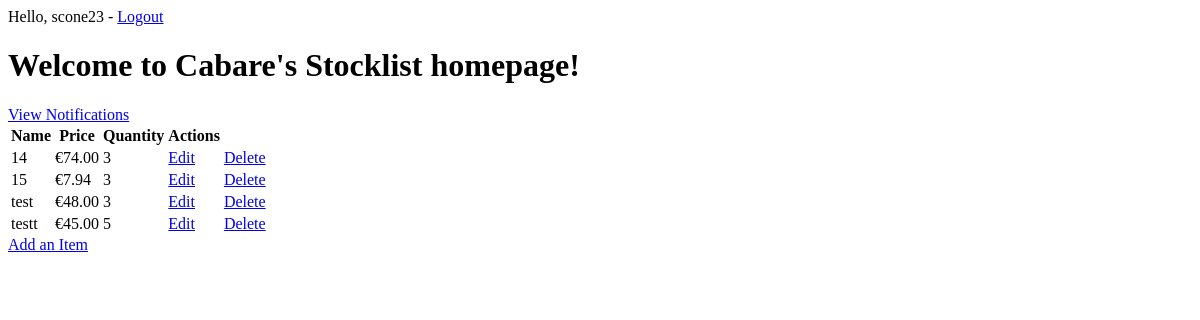
The page / (signed in) on the database as committed earlier.
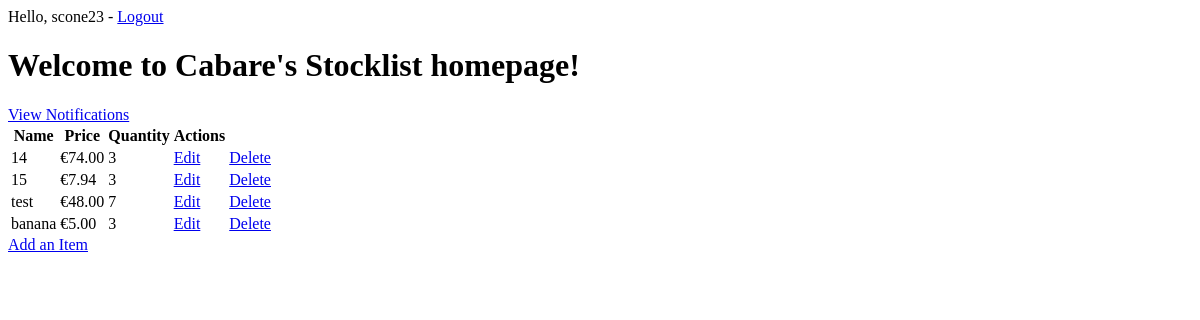
The same page on the database as committed later.
### stocklist/models.py (models this page shows, shortened)
class Item(models.Model):
    name = models.CharField(max_length=200, null=False, blank=False, unique=True)
    description = models.TextField(null=True, blank=True)
    price = models.DecimalField(max_digits=10, decimal_places=2, null=False, blank=False, validators=[MinValueValidator(0.01)])
    quantity = models.PositiveIntegerField(default=0)
    reorder_level = models.PositiveIntegerField(default=0)  # Add reorder_level field to Item model
    status = models.BooleanField(default=True)  # Add status field (True for active, False for inactive)
    reorder_threshold = models.PositiveIntegerField(default=5, validators=[MinValueValidator(1)])

### stocklist/views.py (the view)
# urls.py: 2. Add a URL to urlpatterns:  path('', views.home, name='home')
@login_required
def home(request):
    items = Item.objects.all()
    welcome_message = "Welcome to Cabare's Stocklist homepage!"
    user = request.user
    context = {
        'welcome_message': welcome_message,
        'items': items,
        'user': user
    }
    return render(request, 'home.html', context)

### stocklist/templates/home.html (shortened to what this page needs)
<!DOCTYPE html>
<html>
<head>
</head>
<body>
  <div>
    Hello, {{ user.username }} - <a href="{% url 'logout' %}">Logout</a>
  </div>
  <h1>{{ welcome_message }}</h1>
  {% if user.is_staff %}
  <a href="{% url 'notifications' %}">View Notifications</a>
  {% endif %}
  {% if items %}
  <table>
    <thead>
      <tr>
        <th>Name</th>
        <th>Price</th>
        <th>Quantity</th>
        {% if user.is_staff %}
        <th>Actions</th>
        {% endif %}
      </tr>
    </thead>
    <tbody>
      {% for item in items %}
      <tr>
        <td>{{ item.name }}</td>
        <td>&euro;{{ item.price }}</td>
        <td>{{ item.quantity }}</td>
        {% if user.is_staff%}
        <td>
          <a href="{% url 'edit_item' item.id %}">Edit</a>
        </td>
        {% endif %}
        {% if user.is_staff%}
        <td>
          <a href="{% url 'delete_item' item.id %}">Delete</a>
        </td>
        {% endif %}
      </tr>
      {% endfor %}
    </tbody>
  </table>
  {% else %}
  <p>No items available</p>
  {% endif %}
  <a href="{% url 'add_item' %}">Add an Item</a>
</body>
</html>

Rows that differ between the two databases and show on the page:
removed Item: name "testt", price "45.00", quantity "5"
changed Item "test": quantity "3" → "7"
added Item: name "banana", price "5.00", quantity "3"
